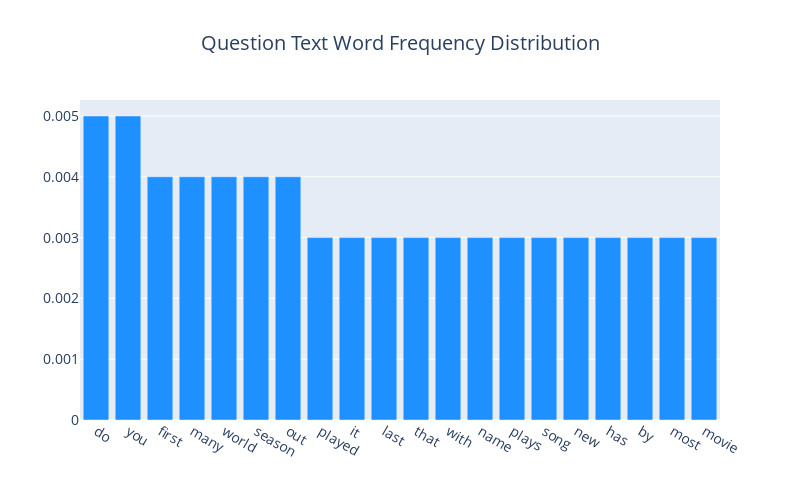

Notebook cell for this chart:
### Code cell
frequency = count_word_frequency(train['question_text'], 20, 40)

### Figure 1 — Plotly figure (JSON) as saved in the notebook; plotly's stock layout.template omitted (floating-point values rounded to 4 significant figures)
{"data": [{"marker": {"color": "#1E90FF"}, "type": "bar", "x": ["do", "you", "first", "many", "world", "season", "out", "played", "it", "last", "that", "with", "name", "plays", "song", "new", "has", "by", "most", "movie"], "y": [0.005, 0.005, 0.004, 0.004, 0.004, 0.004, 0.004, 0.003, 0.003, 0.003, 0.003, 0.003, 0.003, 0.003, 0.003, 0.003, 0.003, 0.003, 0.003, 0.003]}], "layout": {"font": {"size": 14}, "height": 500, "title": {"text": "Question Text Word Frequency Distribution", "x": 0.5}, "width": 800}}
